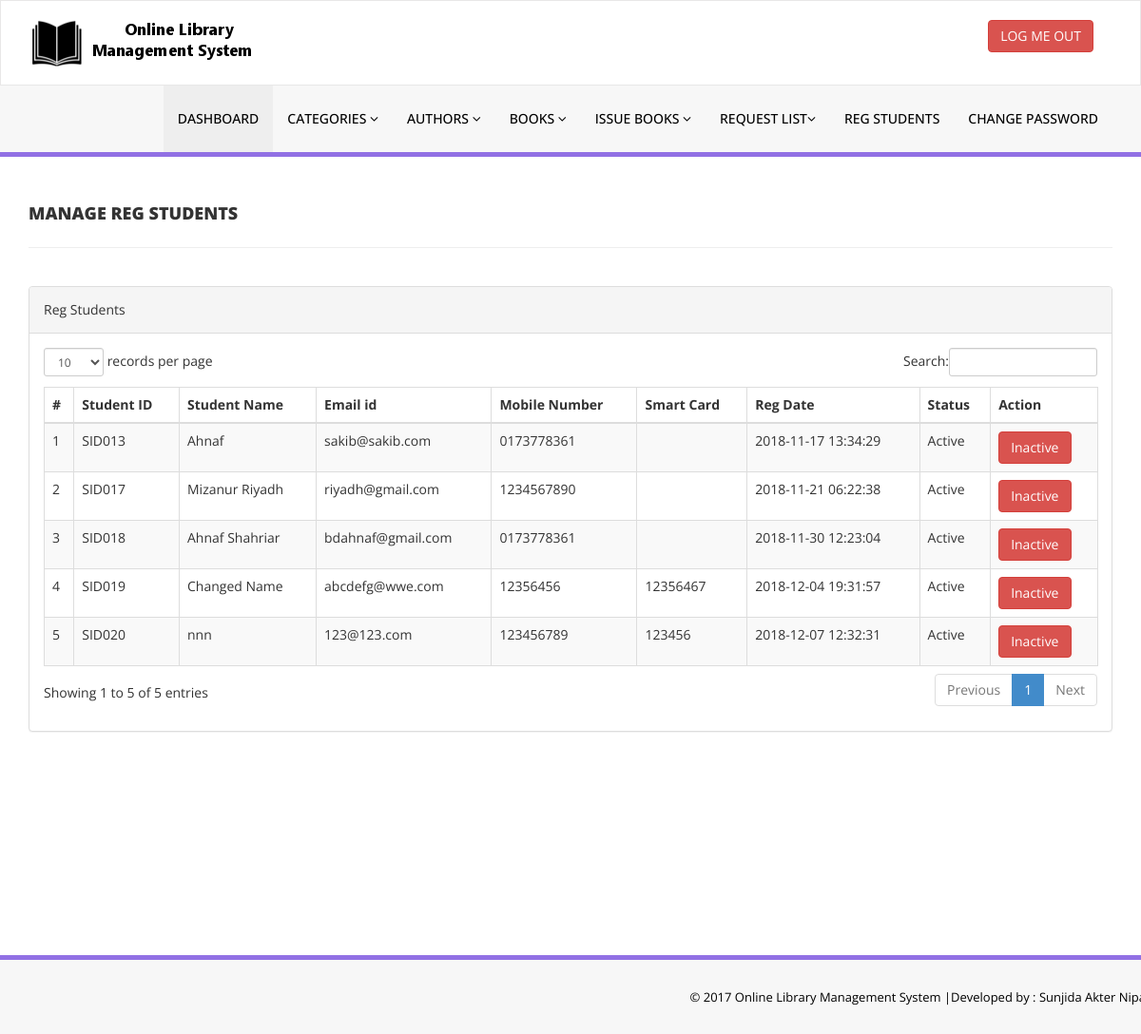
The app's page /admin/reg-students.php (signed in) with its own data.
### tables this page shows
CREATE TABLE IF NOT EXISTS `tblstudents` (
  `id` int(11) NOT NULL AUTO_INCREMENT,
  `StudentId` varchar(100) DEFAULT NULL,
  `FullName` varchar(120) DEFAULT NULL,
  `EmailId` varchar(120) DEFAULT NULL,
  `MobileNumber` char(11) DEFAULT NULL,
  `Password` varchar(120) DEFAULT NULL,
  `Status` int(1) DEFAULT NULL,
  `RegDate` timestamp NULL DEFAULT CURRENT_TIMESTAMP,
  `UpdationDate` timestamp NULL DEFAULT NULL ON UPDATE CURRENT_TIMESTAMP,
  `smart_card` int(25) DEFAULT NULL,
  PRIMARY KEY (`id`),
  UNIQUE KEY `StudentId` (`StudentId`)
);

### admin/reg-students.php (the view, shortened to what this page needs)
<?php
include('includes/config.php');
if(strlen($_SESSION['alogin'])==0)
    {
header('location:index.php');
}
else{
    ?>
<!DOCTYPE html>
<html xmlns="http://www.w3.org/1999/xhtml">
<head>
    <link href="assets/css/bootstrap.css" rel="stylesheet" />
    <link href="assets/css/font-awesome.css" rel="stylesheet" />
    <link href="assets/js/dataTables/dataTables.bootstrap.css" rel="stylesheet" />
    <link href="assets/css/style.css" rel="stylesheet" />
</head>
<body>
<?php include('includes/header.php');?>
    <div class="content-wrapper">
         <div class="container">
        <div class="row pad-botm">
            <div class="col-md-12">
                <h4 class="header-line">Manage Reg Students</h4>
    </div>
        </div>
            <div class="row">
                <div class="col-md-12">
                    <div class="panel panel-default">
                        <div class="panel-heading">
                          Reg Students
                        </div>
                        <div class="panel-body">
                            <div class="table-responsive">
                                <table class="table table-striped table-bordered table-hover" id="dataTables-example">
                                    <thead>
                                        <tr>
                                            <th>#</th>
                                            <th>Student ID</th>
                                            <th>Student Name</th>
                                            <th>Email id </th>
                                            <th>Mobile Number</th>
                                            <th>Smart Card</th>
                                            <th>Reg Date</th>
                                            <th>Status</th>
                                            <th>Action</th>
                                        </tr>
                                    </thead>
                                    <tbody>
<?php $sql = "SELECT * from tblstudents";
$query = $dbh -> prepare($sql);
$query->execute();
$results=$query->fetchAll(PDO::FETCH_OBJ);
$cnt=1;
if($query->rowCount() > 0)
{
foreach($results as $result)
{               ?>
                                        <tr class="odd gradeX">
                                            <td class="center"><?php echo htmlentities($cnt);?></td>
                                            <td class="center"><?php echo htmlentities($result->StudentId);?></td>
                                            <td class="center"><?php echo htmlentities($result->FullName);?></td>
                                            <td class="center"><?php echo htmlentities($result->EmailId);?></td>
                                            <td class="center"><?php echo htmlentities($result->MobileNumber);?></td>
                                            <td class="center"><?php echo htmlentities($result->smart_card);?></td>
                                             <td class="center"><?php echo htmlentities($result->RegDate);?></td>
                                            <td class="center"><?php if($result->Status==1)
                                            {
                                                echo htmlentities("Active");
                                            } else {
                                            echo htmlentities("Blocked");
}
                                            ?></td>
                                            <td class="center">
<?php if($result->Status==1)
 {?>
<a href="reg-students.php?inid=<?php echo htmlentities($result->id);?>" onclick="return confirm('Are you sure you want to block this student?');"" >  <button class="btn btn-danger"> Inactive</button>
<?php } else {?>
                                            <a href="reg-students.php?id=<?php echo htmlentities($result->id);?>" onclick="return confirm('Are you sure you want to active this student?');""><button class="btn btn-primary"> Active</button>
                                            <?php } ?>
                                            </td>
                                        </tr>
 <?php $cnt=$cnt+1;}} ?>
                                    </tbody>
                                </table>
                            </div>
                        </div>
                    </div>
                </div>
            </div>
    </div>
    </div>
  <?php include('includes/footer.php');?>
</body>
</html>
<?php } ?>

### admin/assets/css/style.css (style rules this page uses)
.content-wrapper { margin-top: 40px; min-height:800px; padding-bottom:90px; }
.header-line { font-weight:900; padding-bottom:25px; border-bottom:1px solid #eeeeee; text-transform:uppercase; }
.pad-botm { padding-bottom:30px; }

### records on screen
tblstudents: StudentId "SID013", FullName "Ahnaf", EmailId "sakib@sakib.com", MobileNumber "0173778361", RegDate "2018-11-17 13:34:29"
tblstudents: StudentId "SID017", FullName "Mizanur Riyadh", EmailId "riyadh@gmail.com", MobileNumber "1234567890", RegDate "2018-11-21 06:22:38"
tblstudents: StudentId "SID018", FullName "Ahnaf Shahriar", EmailId "bdahnaf@gmail.com", MobileNumber "0173778361", RegDate "2018-11-30 12:23:04"
tblstudents: StudentId "SID019", FullName "Changed Name", EmailId "abcdefg@wwe.com", MobileNumber "12356456", smart_card "12356467", RegDate "2018-12-04 19:31:57"
tblstudents: StudentId "SID020", FullName "nnn", EmailId "123@123.com", MobileNumber "123456789", smart_card "123456", RegDate "2018-12-07 12:32:31"
